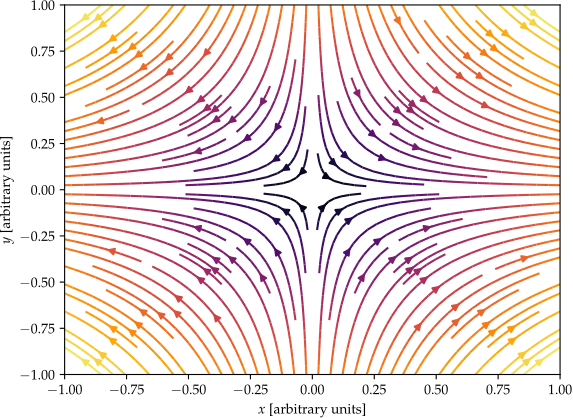

The script that drew this image:
import numpy as np
import matplotlib.pyplot as plt

def vector_field(x, y, h_p=1, h_c=0):
    
    # x_new = x * (1 + h_p * expon) + y * h_c * expon
    # y_new = y * (1 - h_p * expon) + x * h_c * expon
    
    matrix = np.array([
        [h_p, h_c],
        [h_c, - h_p]
    ])
    
    return np.einsum('ij, jkl->ikl', matrix, np.stack((x, y), axis=0))

def polarization():

    xs = np.linspace(-1, 1)
    ys = np.linspace(-1, 1)
    
    X, Y = np.meshgrid(xs, ys)
    
    vectors = vector_field(X, Y)
    
    plt.streamplot(X, Y, *vectors, density=1.4, color=np.linalg.norm(vectors, axis=0), cmap = plt.get_cmap('inferno'))
    plt.xlabel('$x$ [arbitrary units]')
    plt.ylabel('$y$ [arbitrary units]')
    plt.xticks(ticks=None)
    plt.yticks(ticks=None)
    

if __name__ == "__main__":
    from make_all_figures import plot_and_save
    plot_and_save(polarization)
